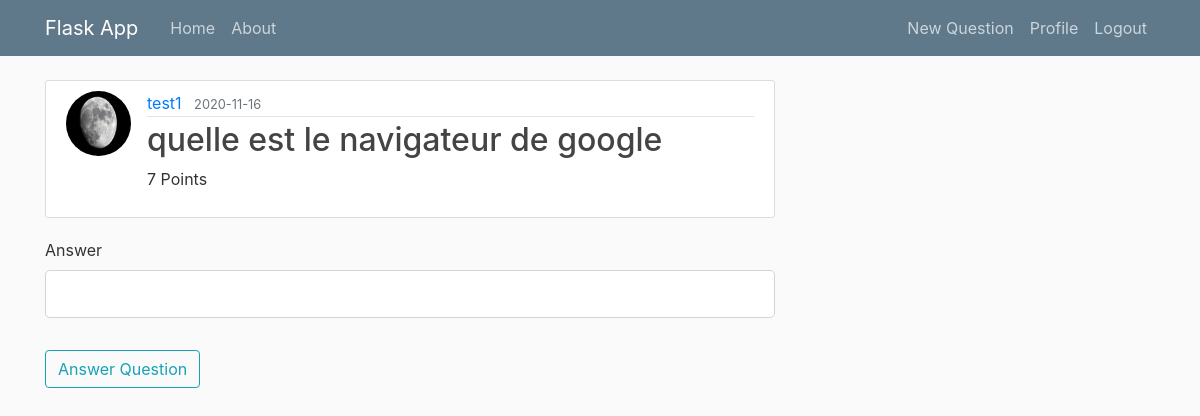
Screenshot of /question/answer/3 (signed in) with the database file from the repository.
### webapp/models.py (models this page shows, shortened)
class User(db.Model, UserMixin):									#Create a Table named 'user' (in lowercase) inheriting from db.Model
	id = db.Column(db.Integer, primary_key=True)
	username = db.Column(db.String(20), unique=True, nullable=False)
	email = db.Column(db.String(120), unique=True, nullable=False)
	image_file = db.Column(db.String(20), nullable=False, default='default.jpg')
	password = db.Column(db.String(60), nullable=False)
	points = db.Column(db.Integer, nullable=False)
	questions = db.relationship('Questions', backref='author', lazy=True)					#Define the relationship with the post (to make a foreign key in Post table)

class Questions(db.Model):									#Create a Table named 'post' (in lowercase) inheriting from db.Model
	id = db.Column(db.Integer, primary_key=True)
	content = db.Column(db.String(20), nullable=False)
	points = db.Column(db.Integer, nullable=False)
	response = db.Column(db.String(50), nullable=False)
	date_posted = db.Column(db.DateTime, nullable=False, default=datetime.utcnow)
	user_id = db.Column(db.Integer, db.ForeignKey('user.id'), nullable=False)

### webapp/routes.py (the view, shortened to what this page needs)
@app.route('/question/answer/<int:id>', methods=['GET', 'POST'])  							# redirect to a page with the questiion's id
@login_required
def answer_question(id):
	question = Questions.query.get(id) 														# a query to get the id's question
	form = AnswerForm() 																	#the form to answer this question
	return render_template('answer_question.html', question=question, form=form)

### webapp/forms.py
class AnswerForm(FlaskForm):
	answer = StringField('Answer', validators=[DataRequired()])
	submit = SubmitField('Answer Question')

### webapp/models.py (called while the page is built)
@login_manager.user_loader
def load_user(user_id):
	return User.query.get(user_id)

### webapp/templates/answer_question.html (shortened to what this page needs)
{% extends "layout.html" %}
{% block content %}
		<article class="media content-section">
			<img class="rounded-circle article-img" src="{{ url_for('static', filename='profile_pics/' + question.author.image_file) }}">
		  <div class="media-body">
		    <div class="article-metadata">
		      <a class="mr-2" href="#">{{ question.author.username }}</a>
		      <small class="text-muted">{{ question.date_posted.strftime('%Y-%m-%d') }}</small>
		    </div>
		    <h2><a class="article-title" href="#">{{ question.content }}</a></h2>
		    <p class="article-content">{{ question.points }} Points</p>
		  </div>
		</article>
		  <form method="POST" action="">
			<fieldset class="form-group">
				<div class="form-group">
					{{ form.answer.label(class="form-control-label") }}
					{% if form.answer.errors %}
						{{ form.answer(class="form-control form-control-lg is-invalid") }}
						<div class="invalid-feedback">
							{% for error in form.answer.errors %}
								<span>{{ error }}</span>
							{% endfor %}
						</div>
					{% else %}
						{{ form.answer(class="form-control form-control-lg") }}
					{% endif %}
				</div>
			</fieldset>
			<div class="form-group">
				{{ form.submit(class="btn btn-outline-info") }}
			</div>
		</form>
{% endblock %}

### webapp/static/main.css (style rules this page uses)
body { background: #fafafa; color: #333333; margin-top: 5rem; }
h1, h2, h3, h4, h5, h6 { color: #444444; }
.content-section { background: #ffffff; padding: 10px 20px; border: 1px solid #dddddd; border-radius: 3px; margin-bottom: 20px; }
.article-title { color: #444444; }
.article-content { white-space: pre-line; }
.article-img { height: 65px; width: 65px; margin-right: 16px; }
.article-metadata { padding-bottom: 1px; margin-bottom: 4px; border-bottom: 1px solid #e3e3e3 }

### rows the page displays
User: image_file (picture), author.username "test1"
Questions: date_posted "2020-11-16", content "quelle est le navigateur de google", points "7"
